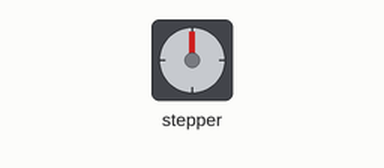
The sketch below on a simulated Arduino Mega 2560, built with avr-gcc and run on an emulated ATmega2560. On the bench: stepper motor. Wiring (inferred from the names in the program): stepper motor driver (1500 steps per turn assumed): step pin 52; direction pin 53.

Above: at 0.15 s.
At 4.15 s:
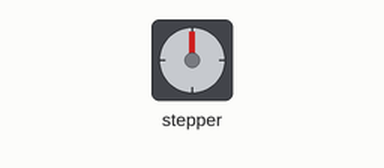
At 7.05 s:
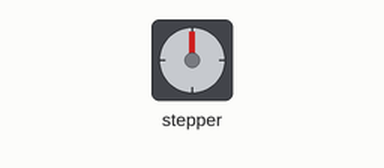
At 13.95 s:
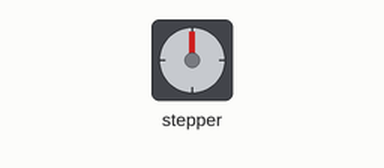
Timing chart, 0 to 20.9 s (numbered marks = the images above):
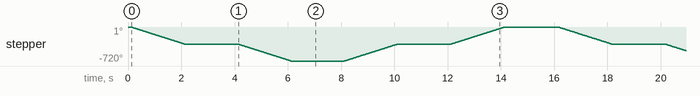

Measured:
- by itself, stepper: turns 360° counter-clockwise in 2.0 s, then 360° counter-clockwise in 2.0 s, then 360° clockwise in 2.0 s, then 360° clockwise in 2.0 s, repeating every 16.0 s

The sketch:

stepper.ino
```cpp
#define DIR_PIN 53
#define STEP_PIN 52
const int stepsPerRevolution = 1500;  // Standard NEMA17 motor

void setup() {
  // Stabilize pins immediately
  pinMode(DIR_PIN, OUTPUT);
  pinMode(STEP_PIN, OUTPUT);
  digitalWrite(DIR_PIN, LOW);   // Set direction before stepping
  digitalWrite(STEP_PIN, LOW);  // Ensure no accidental steps

  delay(100);  // Let DRV8825 stabilize
}

void loop() {
  // Forward (1 rev in 2 sec)
  digitalWrite(DIR_PIN, LOW);
  rotateStepper(stepsPerRevolution, 2000);  // 200 steps, 2000ms

  delay(2000);

    // Forward (1 rev in 2 sec)
  digitalWrite(DIR_PIN, LOW);
  rotateStepper(stepsPerRevolution, 2000);  // 200 steps, 2000ms

  delay(2000);

  // Backward (1 rev in 1 sec)
  digitalWrite(DIR_PIN, HIGH);
  rotateStepper(stepsPerRevolution, 2000);  // 200 steps, 1000ms

  delay(2000);

    digitalWrite(DIR_PIN, HIGH);
  rotateStepper(stepsPerRevolution, 2000);  // 200 steps, 1000ms

  delay(2000);
}

void rotateStepper(int steps, int duration) {
  long stepDelay = (duration * 1000L) / steps;  // in microseconds

  for (int i = 0; i < steps; i++) {
    digitalWrite(STEP_PIN, HIGH);
    delayMicroseconds(stepDelay / 2);
    digitalWrite(STEP_PIN, LOW);
    delayMicroseconds(stepDelay / 2);
  }
}
```
